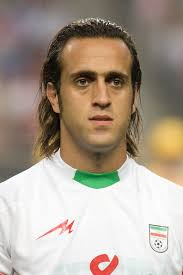
#> input picture cv-lab9/karimi.jpg, 183 x 275 px
$ python downsize.py
#> lines starting #> are read from the running program, lines starting #| are printed output that depends on the picture
import numpy as np
import cv2
from matplotlib import pyplot as plt

I = cv2.imread('karimi.jpg')
#> I is the input picture: shape (275, 183, 3); mean B, G, R 144.4, 158.4, 171.7
s = 4  # downsize with a factor of s

# Downsize by sampling every s pixels:
J = I[::s, ::s, :]
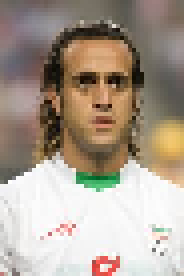
#> J: shape (69, 46, 3) (shown 4 times larger); mean B, G, R 144.3, 158.1, 171.4

Jb = Jg = J

# blur with a box filter, then down-sample
ksize = s + 1
Ib = cv2.boxFilter(I, -1, (ksize, ksize))
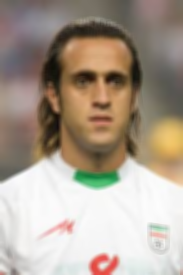
#> Ib: shape (275, 183, 3); mean B, G, R 144.4, 158.4, 171.7
Jb = Ib[::s, ::s, :]
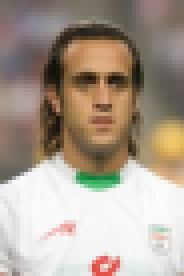
#> Jb: shape (69, 46, 3) (shown 4 times larger); mean B, G, R 144.1, 158, 171.2

# blur with a Gaussian filter, then resample
sigma = (s + 1) / np.sqrt(12)  # equivalent sigma for Gaussian kernel
Ig = cv2.GaussianBlur(I, (0, 0), sigma)
Jg = Ig[::s, ::s, :]

f, ax = plt.subplots(2, 3, gridspec_kw={'height_ratios': [s, 1]})

# do not change this (turns off the axes)
for a in ax.ravel():
    a.axis('off')

ax[0, 1].set_title('Original')
ax[0, 1].imshow(I[:, :, ::-1])

ax[1, 0].set_title('Downsized')
ax[1, 0].imshow(J[:, :, ::-1], interpolation='none')

ax[1, 1].set_title('Box Blur + Downsized')
ax[1, 1].imshow(Jb[:, :, ::-1], interpolation='none')

ax[1, 2].set_title('Gaussian Blur + Downsized')
ax[1, 2].imshow(Jg[:, :, ::-1], interpolation='none')

plt.show()
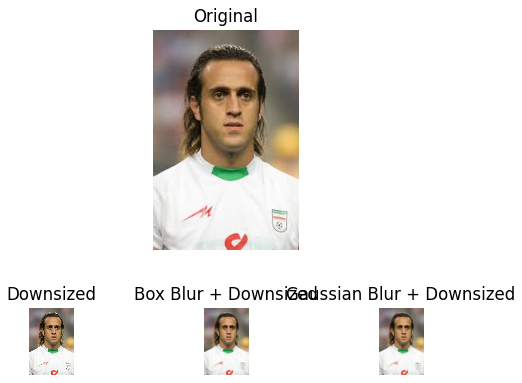
#> figure drawn by matplotlib, 4 panels
